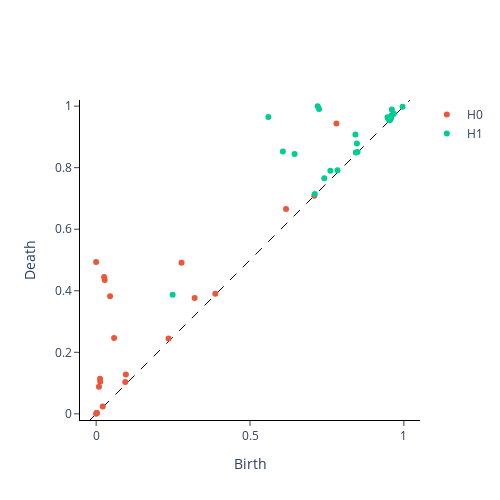

Notebook source saved alongside this figure:
### Markdown cell above
import pickle
import numpy as np
import matplotlib.pyplot as plt
prt = pickle.load(open('porous_rock_images_train.pkl', 'rb'))
ft = pickle.load(open('flux_train.pkl', 'rb'))
prtest  = pickle.load(open('porous_rock_images_test.pkl', 'rb'))
ftest = pickle.load(open('flux_test.pkl', 'rb'))
from gtda.homology import CubicalPersistence
train = prt[79]
print(train.shape)
fig, ax = plt.subplots()
im = ax.imshow(train)
CR = CubicalPersistence(homology_dimensions=[0, 1])
ptrain = CR.fit_transform(np.array([train]))
print(prtest.shape)

### Code cell
CR = CubicalPersistence(homology_dimensions=[0, 1])
pers = CR.fit_transform(prt)
perstest = CR.fit_transform(prtest)
CR.plot(pers,609)
CR.plot(perstest,23)
